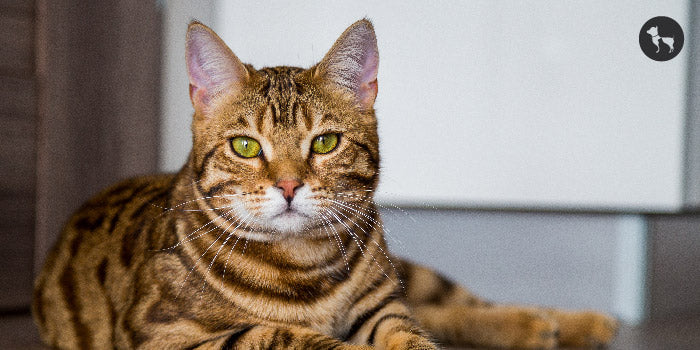
#> input picture Photos/cat.jpg, 700 x 350 px
$ python thresh.py
#> lines starting #> are read from the running program, lines starting #| are printed output that depends on the picture; after the words box and inside, x2 and y2 are one past the last pixel; in counts of white or black regions, pixels touching at a corner belong together
import cv2 as cv

img = cv.imread("Photos/cat.jpg")
#> img is the input picture: shape (350, 700, 3); mean B, G, R 121.1, 131.4, 144.2
cv.imshow("Cat", img)

gray = cv.cvtColor(img, cv.COLOR_BGR2GRAY)
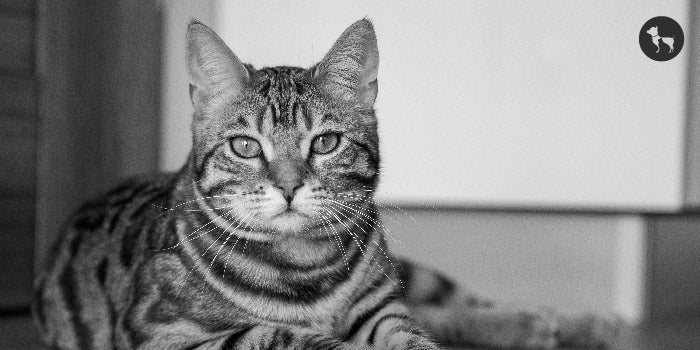
#> gray: shape (350, 700); min 0, max 254, mean 134.1
cv.imshow("Gray", gray)

# Simple Thresholding
threshold, thresh = cv.threshold(gray, 150, 255, cv.THRESH_BINARY)
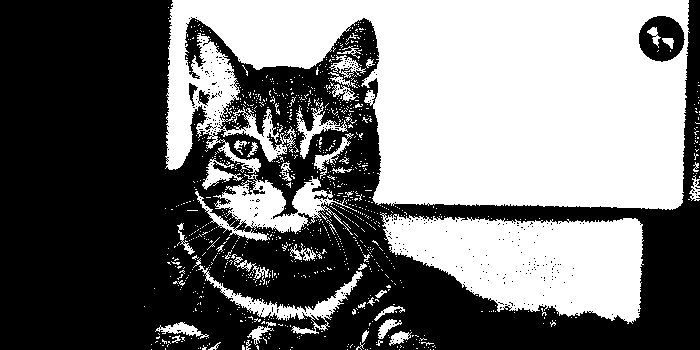
#> thresh: shape (350, 700); 45.5% white; 1006 white regions (959 under 20 px), largest, box (x1, y1, x2, y2) and area: (165, 0, 690, 210) 78774, (380, 213, 644, 324) 19350, (195, 174, 357, 241) 4035
cv.imshow("Simple Thresholded", thresh)

threshold_inv, thresh_inv = cv.threshold(gray, 150, 255, cv.THRESH_BINARY_INV)
cv.imshow("Simple Thresholded", thresh_inv)


# Adaptive Thresholding
adaptive_thresh = cv.adaptiveThreshold(gray, 255, cv.ADAPTIVE_THRESH_MEAN_C, cv.THRESH_BINARY, 11, 3 )
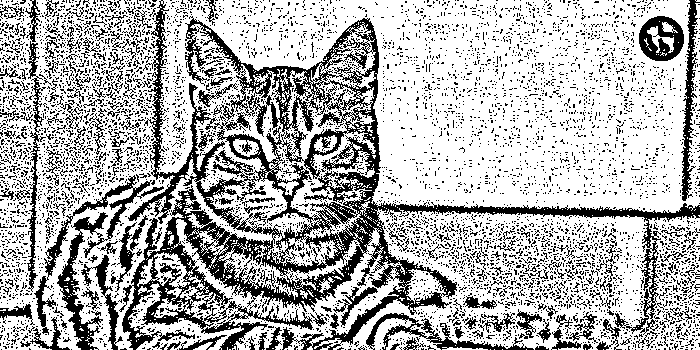
#> adaptive_thresh: shape (350, 700); 69.8% white; 5957 black regions (5746 under 20 px), largest, box (x1, y1, x2, y2) and area: (119, 0, 700, 350) 34590, (34, 175, 164, 350) 3595, (366, 313, 534, 350) 1348
cv.imshow("Adaptive Thresholded", adaptive_thresh)

cv.waitKey(0)

$ run again, with Photos/Girl.jpg copied over Photos/cat.jpg
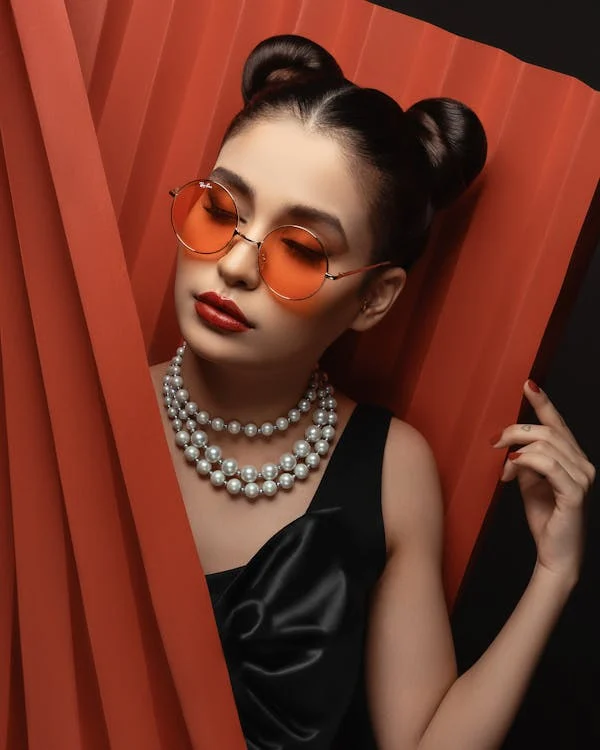
#> input picture Photos/Girl.jpg, 600 x 750 px
#> img is the input picture: shape (750, 600, 3); mean B, G, R 40, 54.3, 113.4
#> `threshold, thresh = cv.threshold(gray, 150, 255, cv.THRESH_BINARY)`:
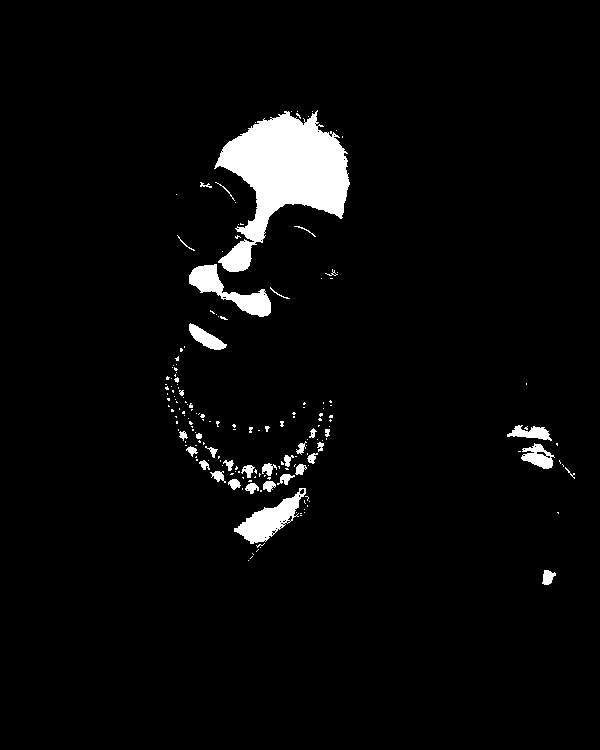
#> thresh: shape (750, 600); 3.9% white; 182 white regions (147 under 20 px), largest, box (x1, y1, x2, y2) and area: (214, 110, 350, 272) 10530, (234, 488, 306, 544) 1540, (189, 264, 271, 317) 1531
#> `adaptive_thresh = cv.adaptiveThreshold(gray, 255, cv.ADAPTIVE_THRESH_M..`:
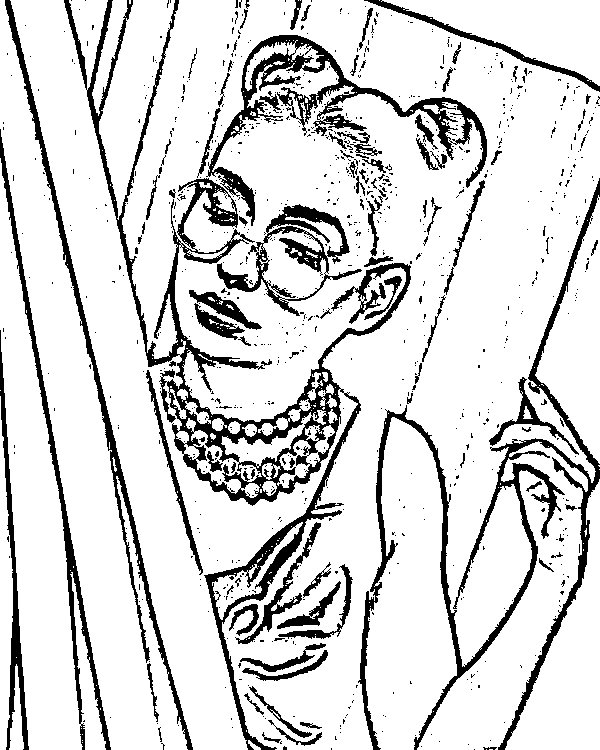
#> adaptive_thresh: shape (750, 600); 84.5% white; 920 black regions (822 under 20 px), largest, box (x1, y1, x2, y2) and area: (64, 0, 411, 750) 19432, (358, 178, 600, 750) 11163, (206, 35, 487, 226) 7181

$ run again, with Photos/Girl_face.jpg copied over Photos/cat.jpg
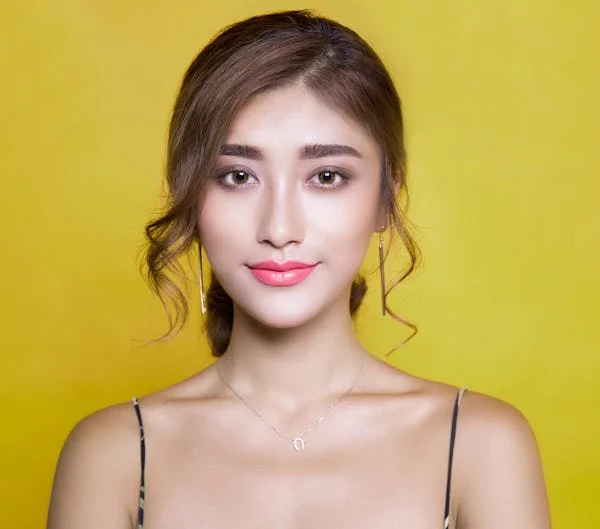
#> input picture Photos/Girl_face.jpg, 600 x 529 px
#> img is the input picture: shape (529, 600, 3); mean B, G, R 91.8, 169, 195.3
#> `threshold, thresh = cv.threshold(gray, 150, 255, cv.THRESH_BINARY)`:
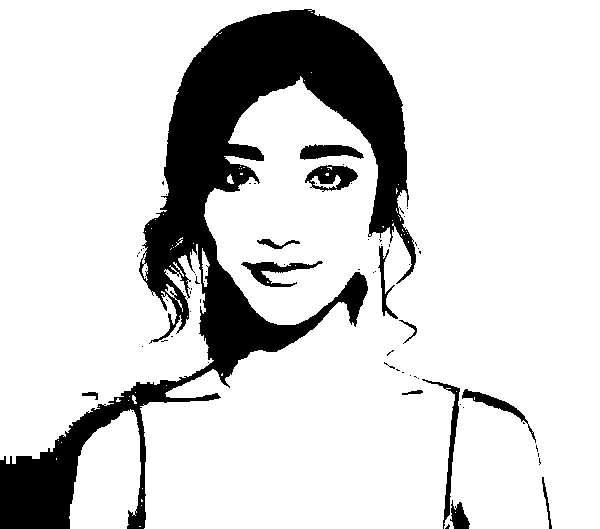
#> thresh: shape (529, 600); 83.3% white; 69 black regions (56 under 20 px), largest, box (x1, y1, x2, y2) and area: (0, 9, 416, 529) 48190, (305, 165, 358, 192) 803, (422, 379, 460, 529) 770
#> `adaptive_thresh = cv.adaptiveThreshold(gray, 255, cv.ADAPTIVE_THRESH_M..`:
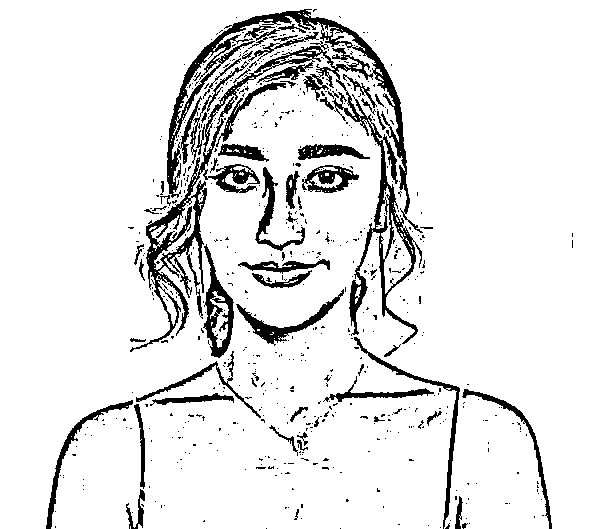
#> adaptive_thresh: shape (529, 600); 90.2% white; 630 black regions (568 under 20 px), largest, box (x1, y1, x2, y2) and area: (130, 9, 423, 352) 15143, (203, 244, 234, 358) 1312, (236, 289, 344, 346) 1066

$ run again, with Photos/PotHole_1.jpg copied over Photos/cat.jpg
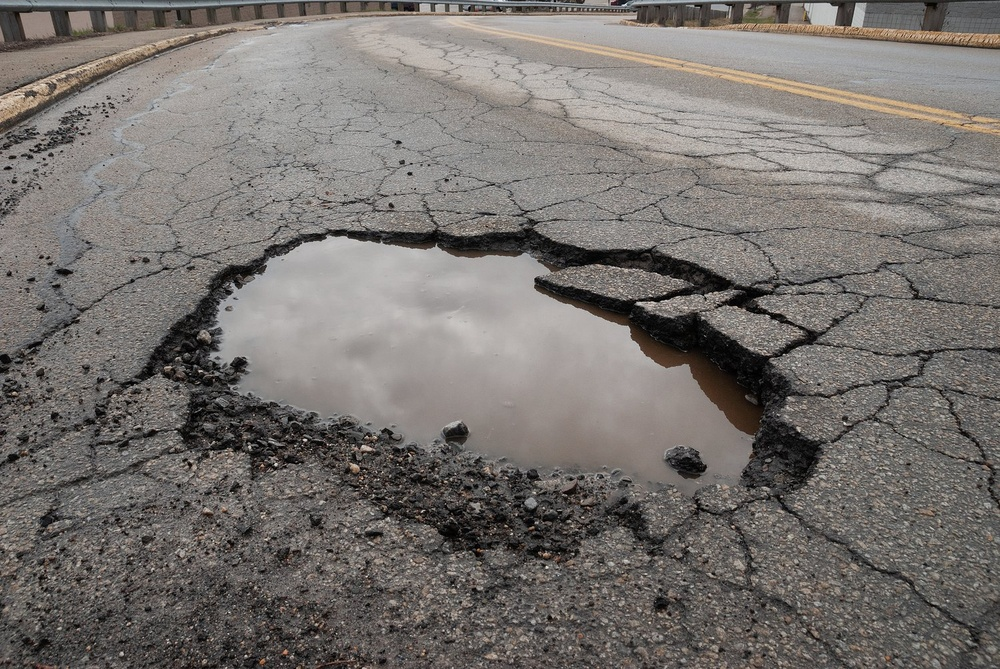
#> input picture Photos/PotHole_1.jpg, 1000 x 669 px, shrunk from 1500 x 1004 before the run
#> img is the input picture: shape (669, 1000, 3); mean B, G, R 110.2, 113.9, 118.6
#> `threshold, thresh = cv.threshold(gray, 150, 255, cv.THRESH_BINARY)`:
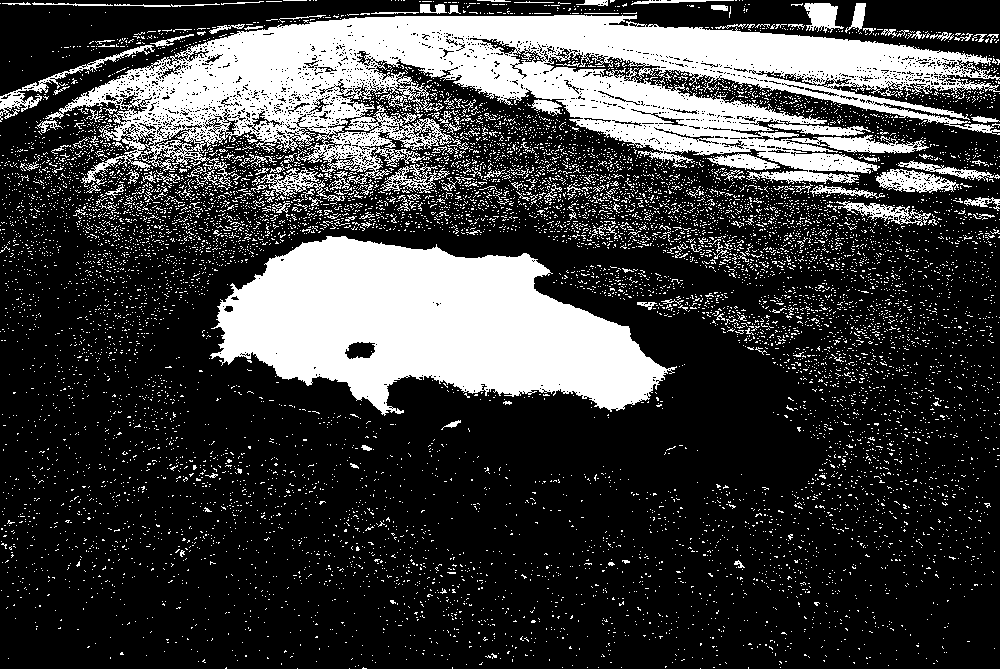
#> thresh: shape (669, 1000); 24.9% white; 10733 white regions (10545 under 20 px), largest, box (x1, y1, x2, y2) and area: (45, 15, 1000, 190) 75724, (210, 236, 677, 416) 49885, (0, 45, 155, 122) 1181
#> `adaptive_thresh = cv.adaptiveThreshold(gray, 255, cv.ADAPTIVE_THRESH_M..`:
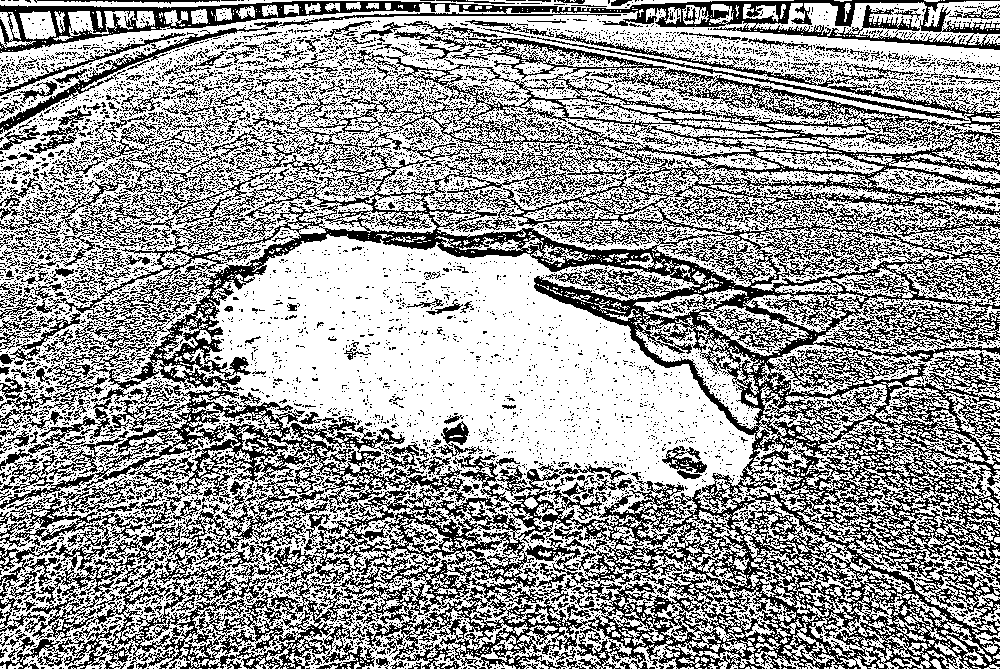
#> adaptive_thresh: shape (669, 1000); 60.9% white; black in thin lines or dots
